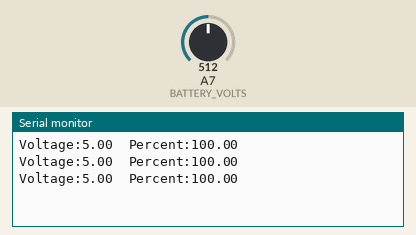
A sketch run on a simulated Arduino Nano, built with avr-gcc and run on an emulated ATmega328P. Parts: the last lines printed to the serial monitor. The test bench sets the inputs (shaded band); at power-on: A7 (BATTERY_VOLTS) = 512.

Above: at 1.3 s.
1.4 s: A7 (BATTERY_VOLTS) set to 716
At 1.9 s:
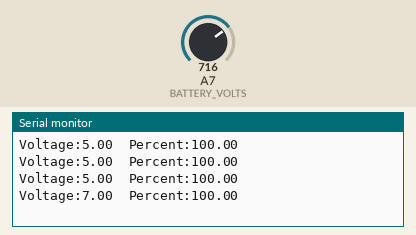
2.9 s: A7 (BATTERY_VOLTS) set to 900
At 3.4 s:
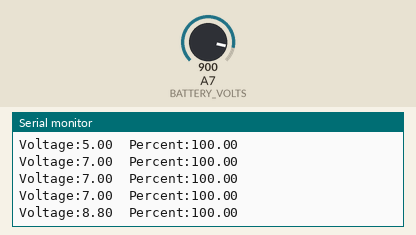
Timing chart, 0 to 5.9 s (numbered marks = the images above; inputs shaded):
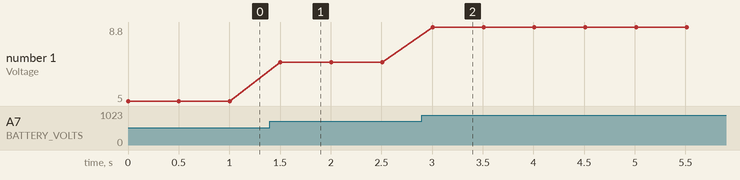

The sketch:

BatteryPin.ino
```cpp
// Chân analog
const int BATTERY_VOLTS = A7;

// Điện áp tham chiếu của Arduino (5V nếu dùng Nano)
const float VREF = 5.0;

// Hệ số chia áp (VD: R1=10k, R2=10k => scale = 2.0)
const float DIVIDER_RATIO = 2.0;

// Thông số pin Li-ion 1 cell
const float BATTERY_MIN = 3.2;  // Điện áp cạn
const float BATTERY_MAX = 4.2;  // Điện áp đầy

void setup() {
  Serial.begin(115200);
}

void loop() {
  int raw = analogRead(BATTERY_VOLTS);

  // Chuyển đổi ADC -> Điện áp thực tế pin
  float voltage = (raw / 1023.0) * VREF * DIVIDER_RATIO;

  // Tính % dung lượng pin
  float percent = (voltage - BATTERY_MIN) / (BATTERY_MAX - BATTERY_MIN) * 100.0;
  if (percent > 100) percent = 100;
  if (percent < 0) percent = 0;

  // Xuất ra Plotter
  Serial.print("Voltage:");
  Serial.print(voltage);
  Serial.print("\t");

  Serial.print("Percent:");
  Serial.println(percent);

  delay(500);  // Cập nhật mỗi 0.5s
}
```

Measured:
- after the input at 1.4 s, the serial monitor: prints a new line after 0.10 s (image 1)
- after the input at 2.9 s, the serial monitor: prints a new line after 0.11 s (image 2)
- plotted number 1: 5 → 7 after the input at 1.4 s, 7 → 8.8 after the input at 2.9 s
